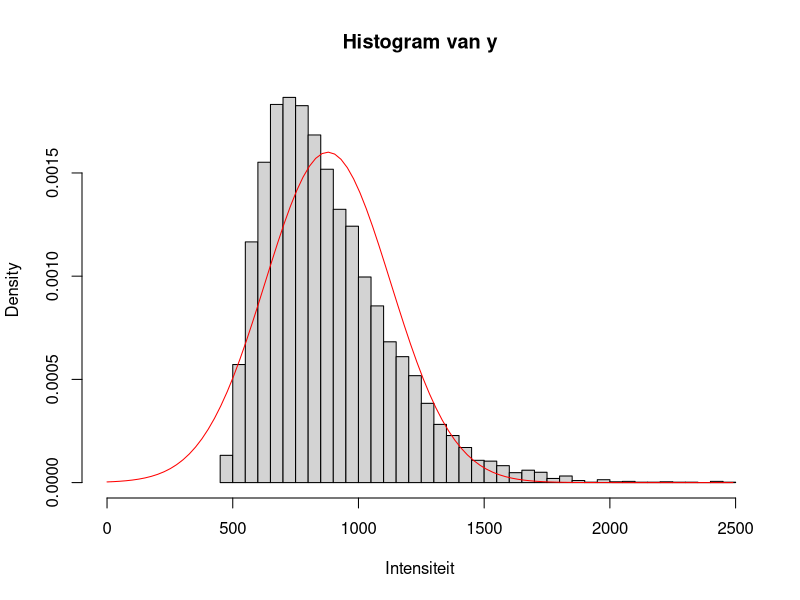
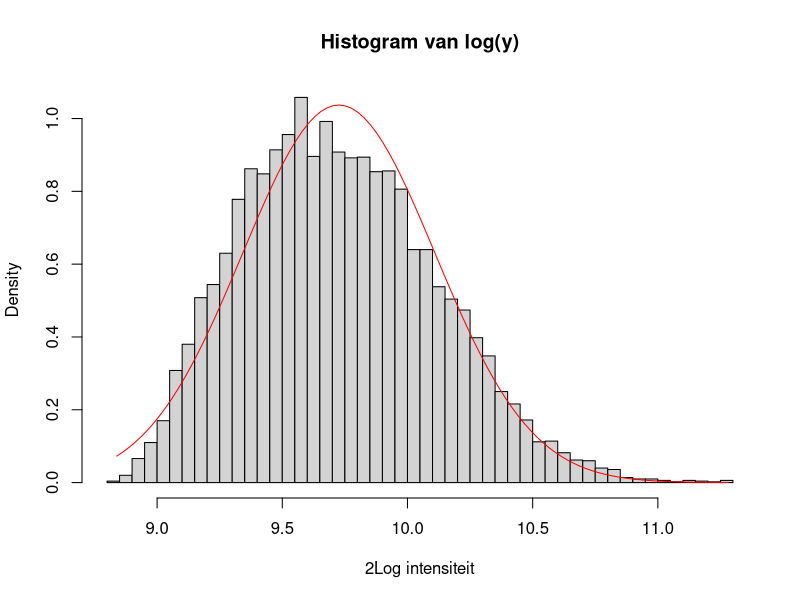

Generate these figures, in order, with R:
## ---- chunk 1
knitr::opts_chunk$set(echo = TRUE)
## ---- chunk 2
x <- 1:24
ruis <- 1.0
set.seed(1233)
x <- x + rnorm(24, mean = 0, sd = ruis)
( D <- matrix(x, ncol = 6) )
colnames(D) <- c(paste0(rep("logR.",3),1:3),
                 paste0(rep("logG.",3),1:3))
D
rownames(D) <- paste0("gene.",1:4)
D
genes <- data.frame(D)
genes
## ---- chunk 3

## ---- chunk 4

## ---- chunk 5

## ---- chunk 6

## ---- chunk 7

## ---- chunk 8

## ---- chunk 9

## ---- chunk 10

## ---- chunk 11

## ---- chunk 12

## ---- chunk 13

## ---- chunk 14

## ---- chunk 15

## ---- chunk 16

## ---- chunk 17

## ---- chunk 18

## ---- chunk 19

## ---- chunk 20

## ---- chunk 21

## ---- chunk 22

## ---- chunk 23

## ---- chunk 24

## ---- chunk 25

## ---- chunk 26

## ---- chunk 27

## ---- chunk 28

## ---- chunk 29

## ---- chunk 30

## ---- chunk 31

## ---- chunk 32

## ---- chunk 33

## ---- chunk 34
y <- 450+rgamma(n = 10000, shape = 3, rate = 0.007)

hist(y, freq = F, xlab="Intensiteit", breaks = 50, main="Histogram van y", xlim = c(0, max(y)))

mu <- mean(y); sigma2 <- var(y); sigma <- sqrt(sigma2)
curve(dnorm(x, mean = mu, sd = sigma), from = 0, to = max(y), n = 100, add = T, col = "red")
## ---- chunk 35
logy <- log2(y)

hist(logy, freq = F, xlab="2Log intensiteit", breaks = 50, main="Histogram van log(y)")

mu <- mean(logy); sigma2 <- var(logy); sigma <- sqrt(sigma2)
curve(dnorm(x, mean = mu, sd = sigma), from = min(logy), to = max(logy), n = 100, add = T, col = "red")

